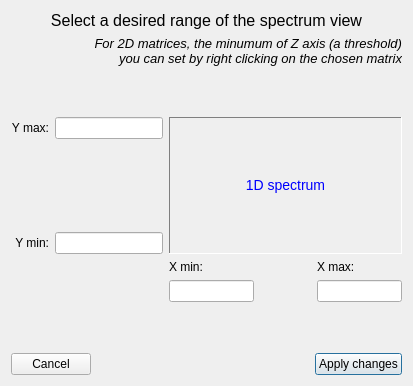
<?xml version="1.0" encoding="UTF-8"?>
<ui version="4.0">
 <class>T4size_spectrum_dlg</class>
 <widget class="QDialog" name="T4size_spectrum_dlg">
  <property name="geometry">
   <rect>
    <x>0</x>
    <y>0</y>
    <width>413</width>
    <height>386</height>
   </rect>
  </property>
  <property name="windowTitle">
   <string>Set current  ranges of a spectrum view</string>
  </property>
  <property name="windowIcon">
   <iconset>
    <normaloff>../4kra/cracow4/images/cracowK_icon2_manual.png</normaloff>../4kra/cracow4/images/cracowK_icon2_manual.png</iconset>
  </property>
  <layout class="QGridLayout" name="gridLayout_2">
   <item row="0" column="0">
    <widget class="QLabel" name="textLabel_title">
     <property name="text">
      <string>&lt;html&gt;&lt;head/&gt;&lt;body&gt;&lt;p align=&quot;center&quot;&gt;&lt;span style=&quot; font-size:12pt;&quot;&gt;Select a desired range of the spectrum view&lt;/span&gt;&lt;/p&gt;&lt;/body&gt;&lt;/html&gt;</string>
     </property>
     <property name="alignment">
      <set>Qt::AlignCenter</set>
     </property>
     <property name="wordWrap">
      <bool>false</bool>
     </property>
    </widget>
   </item>
   <item row="1" column="0">
    <widget class="QLabel" name="textLabel_zet_thresh">
     <property name="text">
      <string>&lt;html&gt;&lt;head/&gt;&lt;body&gt;&lt;p align=&quot;right&quot;&gt;&lt;span style=&quot; font-size:10pt; font-style:italic;&quot;&gt;For 2D matrices, the minumum of Z axis (a threshold)&lt;/span&gt;&lt;span style=&quot; font-size:10pt; font-style:italic;&quot;&gt;&lt;br/&gt;you can set by right clicking on the chosen matrix&lt;/span&gt;&lt;/p&gt;&lt;/body&gt;&lt;/html&gt;</string>
     </property>
     <property name="wordWrap">
      <bool>false</bool>
     </property>
    </widget>
   </item>
   <item row="2" column="0">
    <spacer name="verticalSpacer_2">
     <property name="orientation">
      <enum>Qt::Vertical</enum>
     </property>
     <property name="sizeHint" stdset="0">
      <size>
       <width>20</width>
       <height>3</height>
      </size>
     </property>
    </spacer>
   </item>
   <item row="3" column="0">
    <layout class="QGridLayout" name="gridLayout" columnstretch="1,2">
     <item row="0" column="0">
      <layout class="QVBoxLayout" name="verticalLayout">
       <item>
        <layout class="QHBoxLayout" name="horizontalLayout_2">
         <item>
          <widget class="QLabel" name="TextLabel_ymax">
           <property name="frameShape">
            <enum>QFrame::NoFrame</enum>
           </property>
           <property name="frameShadow">
            <enum>QFrame::Plain</enum>
           </property>
           <property name="text">
            <string>Y max:</string>
           </property>
           <property name="alignment">
            <set>Qt::AlignRight|Qt::AlignTrailing|Qt::AlignVCenter</set>
           </property>
           <property name="wordWrap">
            <bool>false</bool>
           </property>
          </widget>
         </item>
         <item>
          <widget class="QLineEdit" name="lineEdit_max_y">
           <property name="sizePolicy">
            <sizepolicy hsizetype="MinimumExpanding" vsizetype="Preferred">
             <horstretch>0</horstretch>
             <verstretch>0</verstretch>
            </sizepolicy>
           </property>
           <property name="alignment">
            <set>Qt::AlignRight|Qt::AlignTrailing|Qt::AlignVCenter</set>
           </property>
          </widget>
         </item>
        </layout>
       </item>
       <item>
        <spacer name="Spacer3">
         <property name="orientation">
          <enum>Qt::Vertical</enum>
         </property>
         <property name="sizeType">
          <enum>QSizePolicy::Expanding</enum>
         </property>
         <property name="sizeHint" stdset="0">
          <size>
           <width>20</width>
           <height>87</height>
          </size>
         </property>
        </spacer>
       </item>
       <item>
        <layout class="QHBoxLayout" name="horizontalLayout_3">
         <item>
          <widget class="QLabel" name="TextLabel_ymin">
           <property name="text">
            <string>Y min:</string>
           </property>
           <property name="alignment">
            <set>Qt::AlignRight|Qt::AlignTrailing|Qt::AlignVCenter</set>
           </property>
           <property name="wordWrap">
            <bool>false</bool>
           </property>
          </widget>
         </item>
         <item>
          <widget class="QLineEdit" name="lineEdit_min_y">
           <property name="sizePolicy">
            <sizepolicy hsizetype="Preferred" vsizetype="Preferred">
             <horstretch>0</horstretch>
             <verstretch>0</verstretch>
            </sizepolicy>
           </property>
           <property name="minimumSize">
            <size>
             <width>40</width>
             <height>0</height>
            </size>
           </property>
           <property name="alignment">
            <set>Qt::AlignRight|Qt::AlignTrailing|Qt::AlignVCenter</set>
           </property>
          </widget>
         </item>
        </layout>
       </item>
      </layout>
     </item>
     <item row="0" column="1">
      <widget class="QLabel" name="textLabel_green">
       <property name="palette">
        <palette>
         <active>
          <colorrole role="WindowText">
           <brush brushstyle="SolidPattern">
            <color alpha="255">
             <red>255</red>
             <green>255</green>
             <blue>0</blue>
            </color>
           </brush>
          </colorrole>
          <colorrole role="Button">
           <brush brushstyle="SolidPattern">
            <color alpha="255">
             <red>255</red>
             <green>255</green>
             <blue>255</blue>
            </color>
           </brush>
          </colorrole>
          <colorrole role="Light">
           <brush brushstyle="SolidPattern">
            <color alpha="255">
             <red>255</red>
             <green>255</green>
             <blue>255</blue>
            </color>
           </brush>
          </colorrole>
          <colorrole role="Midlight">
           <brush brushstyle="SolidPattern">
            <color alpha="255">
             <red>255</red>
             <green>255</green>
             <blue>255</blue>
            </color>
           </brush>
          </colorrole>
          <colorrole role="Dark">
           <brush brushstyle="SolidPattern">
            <color alpha="255">
             <red>127</red>
             <green>127</green>
             <blue>127</blue>
            </color>
           </brush>
          </colorrole>
          <colorrole role="Mid">
           <brush brushstyle="SolidPattern">
            <color alpha="255">
             <red>170</red>
             <green>170</green>
             <blue>170</blue>
            </color>
           </brush>
          </colorrole>
          <colorrole role="Text">
           <brush brushstyle="SolidPattern">
            <color alpha="255">
             <red>255</red>
             <green>255</green>
             <blue>255</blue>
            </color>
           </brush>
          </colorrole>
          <colorrole role="BrightText">
           <brush brushstyle="SolidPattern">
            <color alpha="255">
             <red>255</red>
             <green>255</green>
             <blue>255</blue>
            </color>
           </brush>
          </colorrole>
          <colorrole role="ButtonText">
           <brush brushstyle="SolidPattern">
            <color alpha="255">
             <red>255</red>
             <green>255</green>
             <blue>255</blue>
            </color>
           </brush>
          </colorrole>
          <colorrole role="Base">
           <brush brushstyle="SolidPattern">
            <color alpha="255">
             <red>0</red>
             <green>0</green>
             <blue>0</blue>
            </color>
           </brush>
          </colorrole>
          <colorrole role="Window">
           <brush brushstyle="SolidPattern">
            <color alpha="255">
             <red>0</red>
             <green>109</green>
             <blue>0</blue>
            </color>
           </brush>
          </colorrole>
          <colorrole role="Shadow">
           <brush brushstyle="SolidPattern">
            <color alpha="255">
             <red>0</red>
             <green>0</green>
             <blue>0</blue>
            </color>
           </brush>
          </colorrole>
          <colorrole role="Highlight">
           <brush brushstyle="SolidPattern">
            <color alpha="255">
             <red>0</red>
             <green>0</green>
             <blue>128</blue>
            </color>
           </brush>
          </colorrole>
          <colorrole role="HighlightedText">
           <brush brushstyle="SolidPattern">
            <color alpha="255">
             <red>255</red>
             <green>255</green>
             <blue>255</blue>
            </color>
           </brush>
          </colorrole>
          <colorrole role="Link">
           <brush brushstyle="SolidPattern">
            <color alpha="255">
             <red>0</red>
             <green>0</green>
             <blue>0</blue>
            </color>
           </brush>
          </colorrole>
          <colorrole role="LinkVisited">
           <brush brushstyle="SolidPattern">
            <color alpha="255">
             <red>0</red>
             <green>0</green>
             <blue>0</blue>
            </color>
           </brush>
          </colorrole>
         </active>
         <inactive>
          <colorrole role="WindowText">
           <brush brushstyle="SolidPattern">
            <color alpha="255">
             <red>255</red>
             <green>255</green>
             <blue>0</blue>
            </color>
           </brush>
          </colorrole>
          <colorrole role="Button">
           <brush brushstyle="SolidPattern">
            <color alpha="255">
             <red>255</red>
             <green>255</green>
             <blue>255</blue>
            </color>
           </brush>
          </colorrole>
          <colorrole role="Light">
           <brush brushstyle="SolidPattern">
            <color alpha="255">
             <red>255</red>
             <green>255</green>
             <blue>255</blue>
            </color>
           </brush>
          </colorrole>
          <colorrole role="Midlight">
           <brush brushstyle="SolidPattern">
            <color alpha="255">
             <red>255</red>
             <green>255</green>
             <blue>255</blue>
            </color>
           </brush>
          </colorrole>
          <colorrole role="Dark">
           <brush brushstyle="SolidPattern">
            <color alpha="255">
             <red>127</red>
             <green>127</green>
             <blue>127</blue>
            </color>
           </brush>
          </colorrole>
          <colorrole role="Mid">
           <brush brushstyle="SolidPattern">
            <color alpha="255">
             <red>170</red>
             <green>170</green>
             <blue>170</blue>
            </color>
           </brush>
          </colorrole>
          <colorrole role="Text">
           <brush brushstyle="SolidPattern">
            <color alpha="255">
             <red>255</red>
             <green>255</green>
             <blue>255</blue>
            </color>
           </brush>
          </colorrole>
          <colorrole role="BrightText">
           <brush brushstyle="SolidPattern">
            <color alpha="255">
             <red>255</red>
             <green>255</green>
             <blue>255</blue>
            </color>
           </brush>
          </colorrole>
          <colorrole role="ButtonText">
           <brush brushstyle="SolidPattern">
            <color alpha="255">
             <red>255</red>
             <green>255</green>
             <blue>255</blue>
            </color>
           </brush>
          </colorrole>
          <colorrole role="Base">
           <brush brushstyle="SolidPattern">
            <color alpha="255">
             <red>0</red>
             <green>0</green>
             <blue>0</blue>
            </color>
           </brush>
          </colorrole>
          <colorrole role="Window">
           <brush brushstyle="SolidPattern">
            <color alpha="255">
             <red>0</red>
             <green>109</green>
             <blue>0</blue>
            </color>
           </brush>
          </colorrole>
          <colorrole role="Shadow">
           <brush brushstyle="SolidPattern">
            <color alpha="255">
             <red>0</red>
             <green>0</green>
             <blue>0</blue>
            </color>
           </brush>
          </colorrole>
          <colorrole role="Highlight">
           <brush brushstyle="SolidPattern">
            <color alpha="255">
             <red>0</red>
             <green>0</green>
             <blue>128</blue>
            </color>
           </brush>
          </colorrole>
          <colorrole role="HighlightedText">
           <brush brushstyle="SolidPattern">
            <color alpha="255">
             <red>255</red>
             <green>255</green>
             <blue>255</blue>
            </color>
           </brush>
          </colorrole>
          <colorrole role="Link">
           <brush brushstyle="SolidPattern">
            <color alpha="255">
             <red>0</red>
             <green>0</green>
             <blue>255</blue>
            </color>
           </brush>
          </colorrole>
          <colorrole role="LinkVisited">
           <brush brushstyle="SolidPattern">
            <color alpha="255">
             <red>255</red>
             <green>0</green>
             <blue>255</blue>
            </color>
           </brush>
          </colorrole>
         </inactive>
         <disabled>
          <colorrole role="WindowText">
           <brush brushstyle="SolidPattern">
            <color alpha="255">
             <red>255</red>
             <green>255</green>
             <blue>0</blue>
            </color>
           </brush>
          </colorrole>
          <colorrole role="Button">
           <brush brushstyle="SolidPattern">
            <color alpha="255">
             <red>255</red>
             <green>255</green>
             <blue>255</blue>
            </color>
           </brush>
          </colorrole>
          <colorrole role="Light">
           <brush brushstyle="SolidPattern">
            <color alpha="255">
             <red>255</red>
             <green>255</green>
             <blue>255</blue>
            </color>
           </brush>
          </colorrole>
          <colorrole role="Midlight">
           <brush brushstyle="SolidPattern">
            <color alpha="255">
             <red>255</red>
             <green>255</green>
             <blue>255</blue>
            </color>
           </brush>
          </colorrole>
          <colorrole role="Dark">
           <brush brushstyle="SolidPattern">
            <color alpha="255">
             <red>127</red>
             <green>127</green>
             <blue>127</blue>
            </color>
           </brush>
          </colorrole>
          <colorrole role="Mid">
           <brush brushstyle="SolidPattern">
            <color alpha="255">
             <red>170</red>
             <green>170</green>
             <blue>170</blue>
            </color>
           </brush>
          </colorrole>
          <colorrole role="Text">
           <brush brushstyle="SolidPattern">
            <color alpha="255">
             <red>128</red>
             <green>128</green>
             <blue>128</blue>
            </color>
           </brush>
          </colorrole>
          <colorrole role="BrightText">
           <brush brushstyle="SolidPattern">
            <color alpha="255">
             <red>255</red>
             <green>255</green>
             <blue>255</blue>
            </color>
           </brush>
          </colorrole>
          <colorrole role="ButtonText">
           <brush brushstyle="SolidPattern">
            <color alpha="255">
             <red>128</red>
             <green>128</green>
             <blue>128</blue>
            </color>
           </brush>
          </colorrole>
          <colorrole role="Base">
           <brush brushstyle="SolidPattern">
            <color alpha="255">
             <red>0</red>
             <green>0</green>
             <blue>0</blue>
            </color>
           </brush>
          </colorrole>
          <colorrole role="Window">
           <brush brushstyle="SolidPattern">
            <color alpha="255">
             <red>0</red>
             <green>109</green>
             <blue>0</blue>
            </color>
           </brush>
          </colorrole>
          <colorrole role="Shadow">
           <brush brushstyle="SolidPattern">
            <color alpha="255">
             <red>0</red>
             <green>0</green>
             <blue>0</blue>
            </color>
           </brush>
          </colorrole>
          <colorrole role="Highlight">
           <brush brushstyle="SolidPattern">
            <color alpha="255">
             <red>0</red>
             <green>0</green>
             <blue>128</blue>
            </color>
           </brush>
          </colorrole>
          <colorrole role="HighlightedText">
           <brush brushstyle="SolidPattern">
            <color alpha="255">
             <red>255</red>
             <green>255</green>
             <blue>255</blue>
            </color>
           </brush>
          </colorrole>
          <colorrole role="Link">
           <brush brushstyle="SolidPattern">
            <color alpha="255">
             <red>0</red>
             <green>0</green>
             <blue>255</blue>
            </color>
           </brush>
          </colorrole>
          <colorrole role="LinkVisited">
           <brush brushstyle="SolidPattern">
            <color alpha="255">
             <red>255</red>
             <green>0</green>
             <blue>255</blue>
            </color>
           </brush>
          </colorrole>
         </disabled>
        </palette>
       </property>
       <property name="frameShape">
        <enum>QFrame::Panel</enum>
       </property>
       <property name="frameShadow">
        <enum>QFrame::Sunken</enum>
       </property>
       <property name="lineWidth">
        <number>1</number>
       </property>
       <property name="midLineWidth">
        <number>0</number>
       </property>
       <property name="text">
        <string>&lt;html&gt;&lt;head/&gt;&lt;body&gt;&lt;p align=&quot;center&quot;&gt;&lt;span style=&quot; font-size:large; color:#0000ff;&quot;&gt;1D spectrum&lt;/span&gt;&lt;/p&gt;&lt;/body&gt;&lt;/html&gt;</string>
       </property>
       <property name="alignment">
        <set>Qt::AlignCenter</set>
       </property>
       <property name="wordWrap">
        <bool>true</bool>
       </property>
      </widget>
     </item>
     <item row="1" column="1">
      <layout class="QHBoxLayout" name="_5" stretch="3,2,3">
       <item>
        <layout class="QVBoxLayout" name="_6">
         <item>
          <widget class="QLabel" name="TextLabel1_2_2">
           <property name="text">
            <string>X min:</string>
           </property>
           <property name="wordWrap">
            <bool>false</bool>
           </property>
          </widget>
         </item>
         <item>
          <widget class="QLineEdit" name="lineEdit_min_x">
           <property name="sizePolicy">
            <sizepolicy hsizetype="Preferred" vsizetype="Preferred">
             <horstretch>0</horstretch>
             <verstretch>0</verstretch>
            </sizepolicy>
           </property>
          </widget>
         </item>
        </layout>
       </item>
       <item>
        <spacer name="Spacer4">
         <property name="orientation">
          <enum>Qt::Horizontal</enum>
         </property>
         <property name="sizeType">
          <enum>QSizePolicy::Expanding</enum>
         </property>
         <property name="sizeHint" stdset="0">
          <size>
           <width>16</width>
           <height>20</height>
          </size>
         </property>
        </spacer>
       </item>
       <item>
        <layout class="QVBoxLayout" name="_7">
         <item>
          <widget class="QLabel" name="TextLabel1_3">
           <property name="text">
            <string>X max:</string>
           </property>
           <property name="wordWrap">
            <bool>false</bool>
           </property>
          </widget>
         </item>
         <item>
          <widget class="QLineEdit" name="lineEdit_max_x">
           <property name="sizePolicy">
            <sizepolicy hsizetype="Preferred" vsizetype="Preferred">
             <horstretch>0</horstretch>
             <verstretch>0</verstretch>
            </sizepolicy>
           </property>
           <property name="maximumSize">
            <size>
             <width>93</width>
             <height>32767</height>
            </size>
           </property>
          </widget>
         </item>
        </layout>
       </item>
      </layout>
     </item>
    </layout>
   </item>
   <item row="4" column="0">
    <spacer name="verticalSpacer">
     <property name="orientation">
      <enum>Qt::Vertical</enum>
     </property>
     <property name="sizeHint" stdset="0">
      <size>
       <width>20</width>
       <height>25</height>
      </size>
     </property>
    </spacer>
   </item>
   <item row="5" column="0">
    <layout class="QHBoxLayout" name="horizontalLayout">
     <item>
      <widget class="QPushButton" name="buttonCancel">
       <property name="text">
        <string>Cancel</string>
       </property>
       <property name="shortcut">
        <string/>
       </property>
       <property name="autoDefault">
        <bool>true</bool>
       </property>
      </widget>
     </item>
     <item>
      <spacer name="Horizontal Spacing2">
       <property name="orientation">
        <enum>Qt::Horizontal</enum>
       </property>
       <property name="sizeType">
        <enum>QSizePolicy::Expanding</enum>
       </property>
       <property name="sizeHint" stdset="0">
        <size>
         <width>30</width>
         <height>20</height>
        </size>
       </property>
      </spacer>
     </item>
     <item>
      <widget class="QPushButton" name="buttonOk">
       <property name="text">
        <string>Apply changes</string>
       </property>
       <property name="shortcut">
        <string/>
       </property>
       <property name="autoDefault">
        <bool>true</bool>
       </property>
       <property name="default">
        <bool>true</bool>
       </property>
      </widget>
     </item>
    </layout>
   </item>
  </layout>
 </widget>
 <resources/>
 <connections>
  <connection>
   <sender>buttonCancel</sender>
   <signal>released()</signal>
   <receiver>T4size_spectrum_dlg</receiver>
   <slot>reject()</slot>
   <hints>
    <hint type="sourcelabel">
     <x>53</x>
     <y>358</y>
    </hint>
    <hint type="destinationlabel">
     <x>70</x>
     <y>324</y>
    </hint>
   </hints>
  </connection>
  <connection>
   <sender>buttonOk</sender>
   <signal>released()</signal>
   <receiver>T4size_spectrum_dlg</receiver>
   <slot>accept()</slot>
   <hints>
    <hint type="sourcelabel">
     <x>300</x>
     <y>359</y>
    </hint>
    <hint type="destinationlabel">
     <x>203</x>
     <y>357</y>
    </hint>
   </hints>
  </connection>
 </connections>
</ui>
